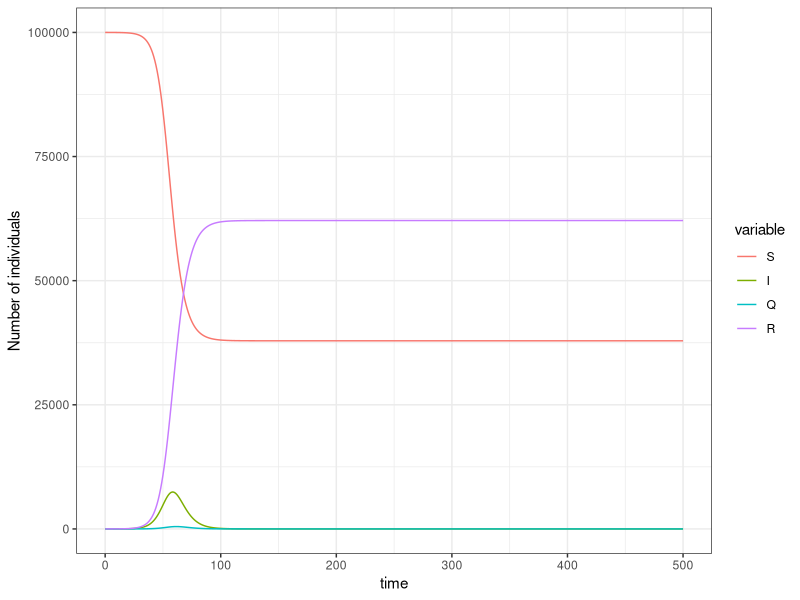
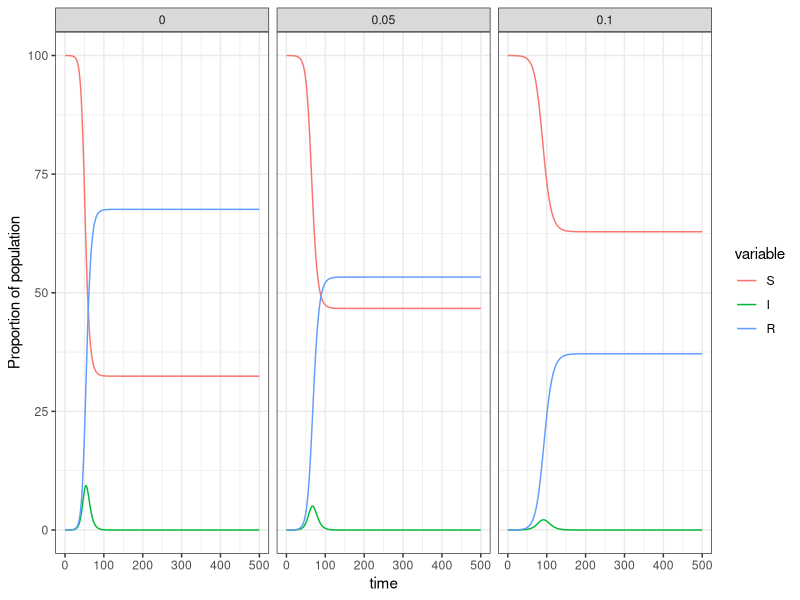
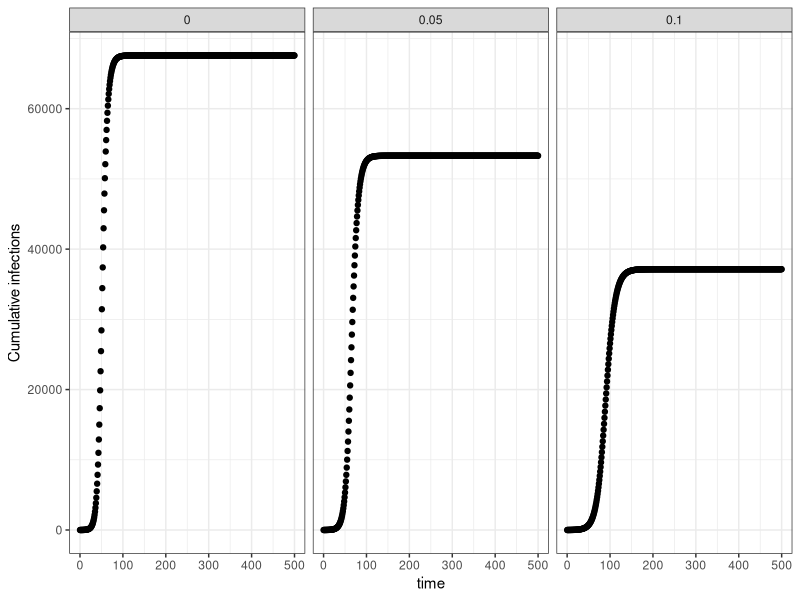

The R source for these figures, in order:
## ---- chunk 1
knitr::opts_chunk$set(echo = TRUE)
library(deSolve)
library(ggplot2)
library(reshape2)
library(dplyr)
## ---- chunk 2
# SIR model with quarantine
SIR_Qrtn<-function(t, state, params) {
  with(as.list(c(state, params)),{
    N = S + I + Q + R

    #SIR with quarantine
    dS<- -beta*S*I/N
    dI <- beta*S*I/N - q*I - gamma*I
    dQ <- q*I - gamma*Q
    dR <- gamma*I + gamma*Q
    dC <- beta*S*I/N

    # return the rates of change as a list
    list(c(dS, dI, dQ, dR, dC))
  })
}
## ---- chunk 3
# 2. Define parameters and starting compartment sizes
params <- c(beta = 0.5, #effective contact rate (aka transmission rate)
                gamma = 0.3, #recovery rate (1/duration infection)
                q = 0.02 # quarantine rate
)
# Initial state
state.q <- c(S = 99999, #population of 100,000, 1 person starts of infected
             I = 1,
             Q = 0,
             R = 0,
             C = 0)
## ---- chunk 4
T_end <- 500 #run model for 500 time steps (e.g. months)
times <- seq(0, T_end, by = 1) #runs the model for 500 time steps (e.g. months), and computes output at each time step
# Run ODE solver
output.qrtn <- ode(y = state.q, times = times, func = SIR_Qrtn, parms = params)
## ---- chunk 5
# Plot base-case result
output.qrtn.t <- melt(as.data.frame(output.qrtn) %>% select(-C), id.vars="time")
ggplot(output.qrtn.t)+
  geom_line(aes(time,value,color=variable))+
  ylab("Number of individuals")+
  theme_bw()
## ---- chunk 6
# Sensitivity analysis on quarantine rate
q_list <- c(0,0.05,0.1) # a vector of quarantine rate
q_out_all <- data.frame() # an empty dataset to save the outcome

for(this_q in q_list){
  temp_param <- params #copy parameter
  temp_param[['q']] <- this_q # replace q
  # run ode solver
  this_out <- data.frame(ode(y = state.q, times = times, func = SIR_Qrtn, parms = temp_param))
  # save q value in this cycle
  this_out <- this_out %>%
    mutate(N = S+I+R+Q,
           q = this_q)
  # stack the result
  if(this_q == q_list[1]){
    q_out_all <- this_out
  }else{
    q_out_all <- rbind(q_out_all, this_out)
  }
}
# change the dataset to a long-form dataset
q_out_all_t <- melt(q_out_all%>% select(time,S,I,R,N,q), id.vars=c("time","q","N"))
# Plot S, I, R
ggplot(q_out_all_t) +
  geom_line(aes(x=time,y=value/N*100,color=variable))+
  ylab("Proportion of population")+
  facet_wrap(.~q)+
  theme_bw()
# Plot cumulative number of infections
ggplot(q_out_all) +
  geom_point(aes(x=time,y=C))+
  facet_wrap(.~q)+
  ylab("Cumulative infections")+
  theme_bw()
